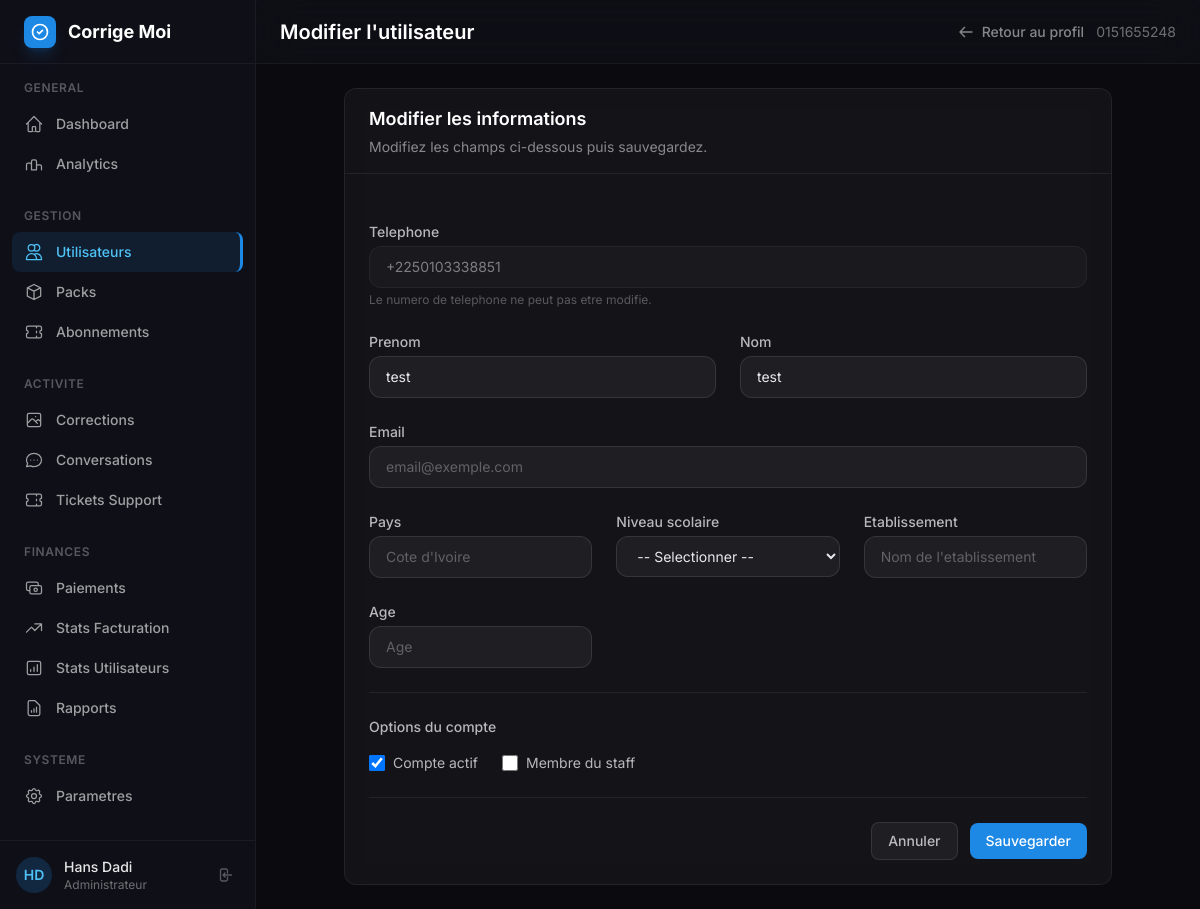
/custom-admin/user/3/edit/ (signed in), run on an earlier commit of the app's database.
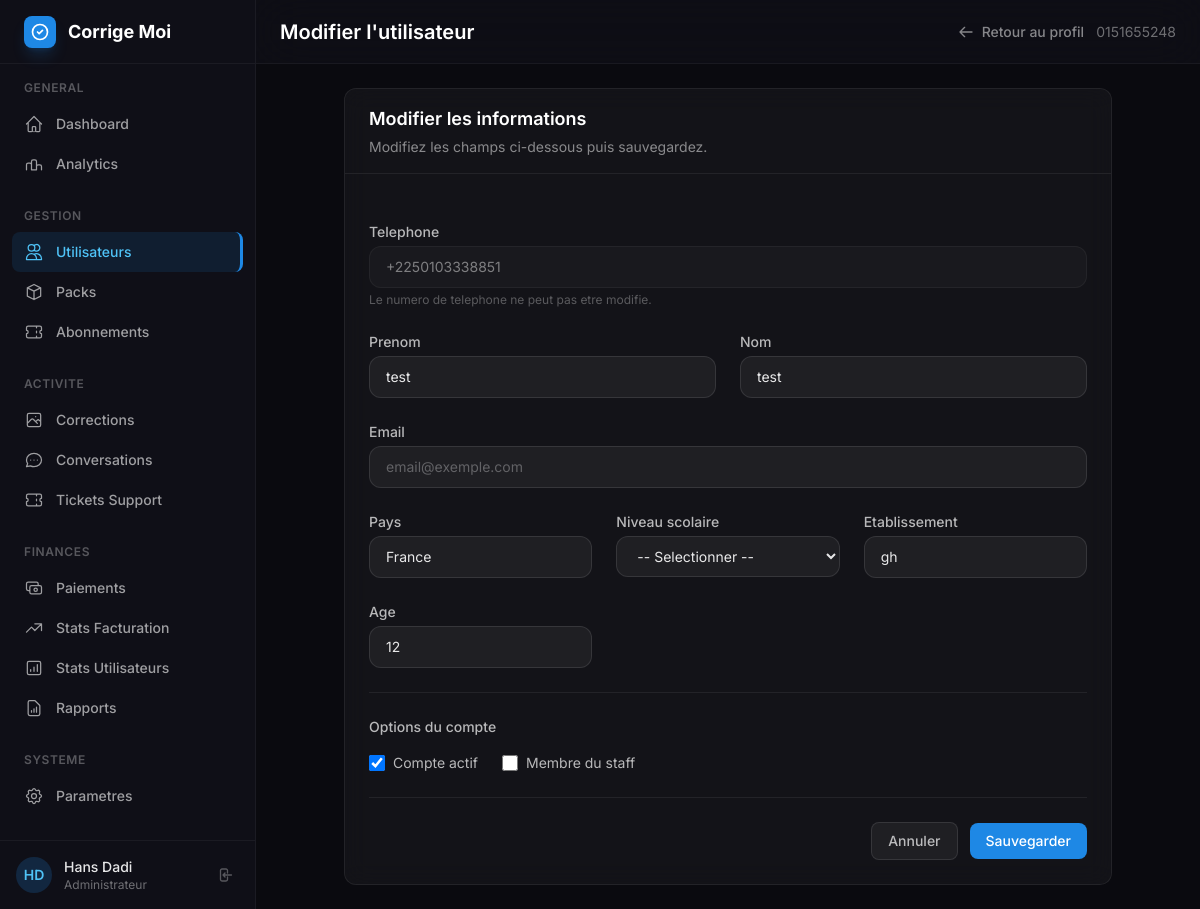
And on a later commit of the database.
### authentification/models.py (models this page shows, shortened)
class CustomUser(AbstractBaseUser, PermissionsMixin):
    ROLE_CHOICES = [('student', 'Élève'), ('teacher', 'Enseignant')]
    phone_number = models.CharField(
        max_length=15,
        unique=True,
        error_messages={
            'unique': _("Un utilisateur avec ce numéro de téléphone existe déjà.")
        }
    )
    email = models.EmailField(blank=True, null=True)
    first_name = models.CharField(max_length=50)
    last_name = models.CharField(max_length=50)
    is_active = models.BooleanField(default=True)
    is_staff = models.BooleanField(default=False)
    is_verified = models.BooleanField(default=False)
    role = models.CharField(max_length=10, choices=ROLE_CHOICES, default='student')
    country = models.CharField(max_length=100, blank=True, null=True)
    school_level = models.CharField(max_length=100, blank=True, null=True)
    institution = models.CharField(max_length=200, blank=True, null=True)
    age = models.PositiveIntegerField(blank=True, null=True)
    date_joined = models.DateTimeField(default=timezone.now)
    USERNAME_FIELD = 'phone_number'
    REQUIRED_FIELDS = ['first_name', 'last_name']
    objects = CustomUserManager()

### custom_admin/views.py (the view, shortened to what this page needs)
# urls.py: path('user/<int:user_id>/edit/', views.admin_user_edit, name='user_edit'),
@staff_required
def admin_user_edit(request, user_id):
    user = get_object_or_404(CustomUser, id=user_id)
    return render(request, 'custom_admin/admin/user_edit.html', {'user': user})

### custom_admin/views.py (called while the page is built)
def staff_required(view_func):
    @wraps(view_func)
    def wrapper(request, *args, **kwargs):
        if not request.user.is_authenticated:
            from django.shortcuts import redirect
            return redirect(f'/custom-admin/login/?next={request.path}')
        if not request.user.is_staff:
            from django.shortcuts import render as _render
            return _render(request, '403.html', status=403)
        return view_func(request, *args, **kwargs)
    return wrapper

### custom_admin/templates/custom_admin/admin/user_edit.html (shortened to what the changed rows need)
{% extends "custom_admin/base_admin.html" %}
{% block page_title %}Modifier l'utilisateur{% endblock %}
{% block content %}
<div class="max-w-3xl mx-auto">
    <div class="glass-card rounded-xl overflow-hidden">
        <div class="px-6 py-4 border-b border-white/[0.07]">
            <h2 class="text-lg font-semibold text-white">Modifier les informations</h2>
        </div>
        <form method="POST" class="p-6 space-y-6">
            <div>
                <label class="block text-sm font-medium text-white/70 mb-1">Telephone</label>
                <input type="text" value="{{ user.phone_number }}" readonly disabled
                       class="block w-full dark-input text-sm cursor-not-allowed opacity-50">
                <p class="text-xs text-white/30 mt-1">Le numero de telephone ne peut pas etre modifie.</p>
            </div>
            <div class="grid grid-cols-1 md:grid-cols-2 gap-6">
                <div>
                    <label for="first_name" class="block text-sm font-medium text-white/70 mb-1">Prenom</label>
                    <input type="text" name="first_name" id="first_name" value="{{ user.first_name }}" class="block w-full dark-input text-sm">
                </div>
                <div>
                    <label for="last_name" class="block text-sm font-medium text-white/70 mb-1">Nom</label>
                    <input type="text" name="last_name" id="last_name" value="{{ user.last_name }}" class="block w-full dark-input text-sm">
                </div>
            </div>
            <div class="grid grid-cols-1 md:grid-cols-3 gap-6">
                <div>
                    <label for="country" class="block text-sm font-medium text-white/70 mb-1">Pays</label>
                    <input type="text" name="country" id="country" value="{{ user.country|default:'' }}" class="block w-full dark-input text-sm" placeholder="Cote d'Ivoire">
                </div>
                <div>
                    <label for="institution" class="block text-sm font-medium text-white/70 mb-1">Etablissement</label>
                    <input type="text" name="institution" id="institution" value="{{ user.institution|default:'' }}" class="block w-full dark-input text-sm" placeholder="Nom de l'etablissement">
                </div>
            </div>
            <div class="grid grid-cols-1 md:grid-cols-3 gap-6">
                <div>
                    <label for="age" class="block text-sm font-medium text-white/70 mb-1">Age</label>
                    <input type="number" name="age" id="age" value="{{ user.age|default:'' }}" min="1" max="120" class="block w-full dark-input text-sm" placeholder="Age">
                </div>
            </div>
            <div class="border-t border-white/[0.07] pt-6">
                <div class="flex items-center gap-6">
                    <label class="flex items-center gap-2 cursor-pointer">
                        <input type="checkbox" name="is_active" {% if user.is_active %}checked{% endif %} class="w-4 h-4 rounded border-white/20 text-primary-500 focus:ring-primary-500 bg-white/5">
                        <span class="text-sm text-white/70">Compte actif</span>
                    </label>
                    <label class="flex items-center gap-2 cursor-pointer">
                        <input type="checkbox" name="is_staff" {% if user.is_staff %}checked{% endif %} class="w-4 h-4 rounded border-white/20 text-primary-500 focus:ring-primary-500 bg-white/5">
                        <span class="text-sm text-white/70">Membre du staff</span>
                    </label>
                </div>
            </div>
        </form>
    </div>
</div>
{% endblock %}

What changed in the data, as far as the page shows it:
changed CustomUser "test": country (not shown) → "France"; institution (not shown) → "gh"; age (not shown) → "12"
